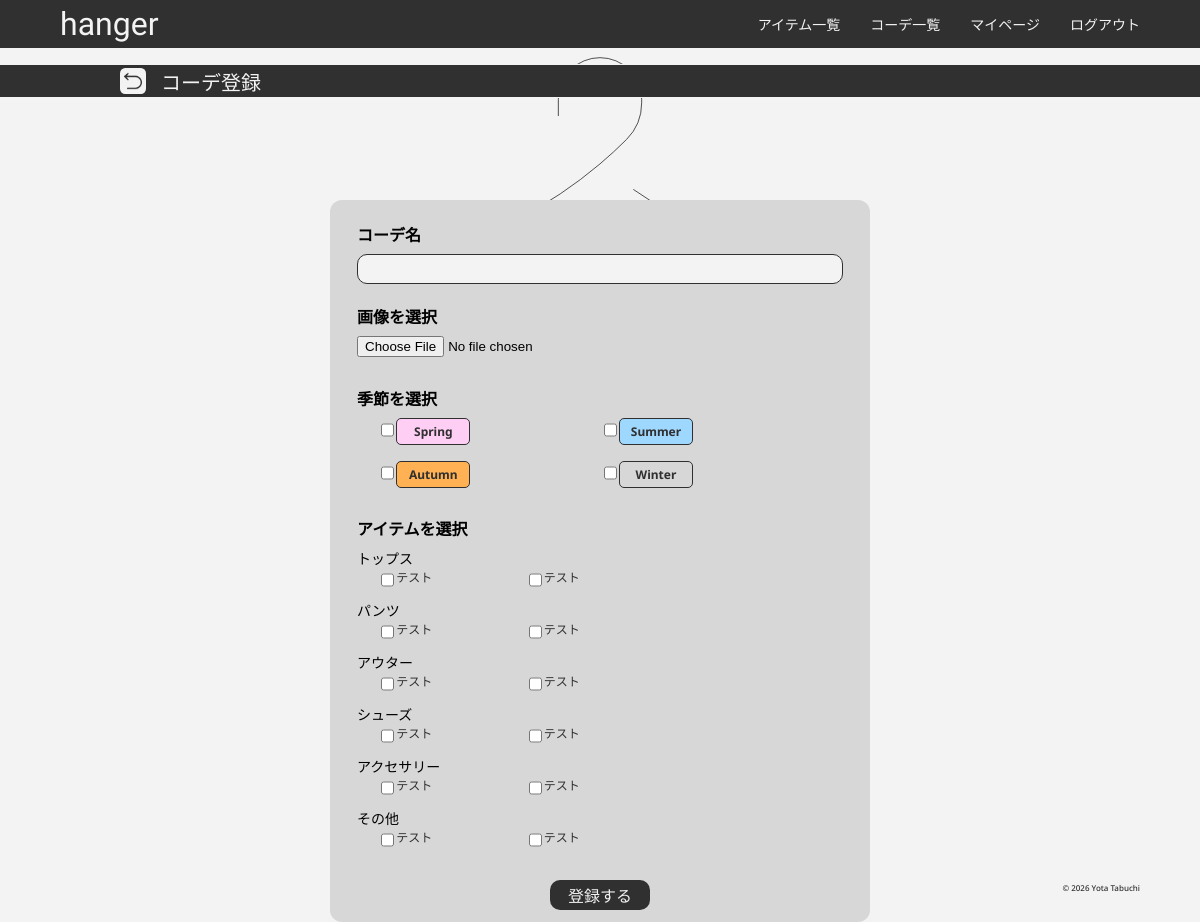
/outfit/create/ (signed in), run on an earlier commit of the app's database.
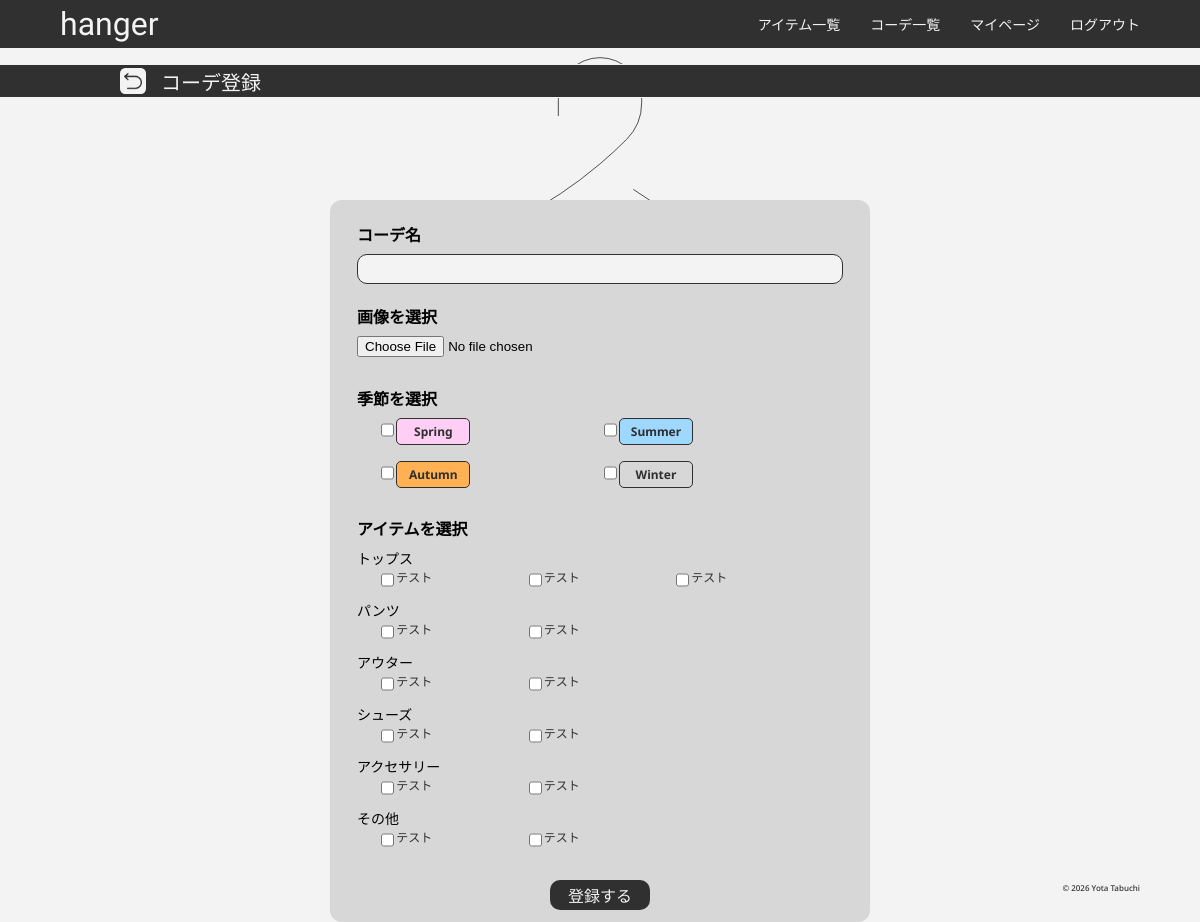
And on a later commit of the database.
### hanger/models.py (models this page shows)
class Item(models.Model):   #アイテム
    name = models.CharField(max_length=100)
    brand = models.CharField(max_length=100, null=True)
    thumbnail = models.ImageField(null=True, blank=True)
    category = models.CharField(
        max_length=100,
        choices = CATEGORY
    )
    user = models.ForeignKey('auth.user', on_delete=models.CASCADE)
    def __str__(self):
        return self.name

### hanger/views.py (the view, shortened to what this page needs)
# urls.py: path('outfit/create/', views.CreateOutfitView.as_view(), name='create-outfit'),
class CreateOutfitView(LoginRequiredMixin, CreateView):    #コーデ登録
    template_name = 'hanger/outfit_create.html'
    model = Outfit
    form_class = OutfitForm
    success_url = reverse_lazy('list-outfit')
    def get_form_kwargs(self):
        kwargs = super().get_form_kwargs()
        kwargs['user'] = self.request.user
        return kwargs

### hanger/models.py (called while the page is built)
    def __str__(self):
        return self.name

### hanger/templates/hanger/outfit_create.html (shortened to what this page needs)
{% extends 'header_and_back.html' %}
{% load static %}
{% block nav %}
<nav>
    <ul>
        <li><a href="{% url 'list-item' %}" class="color-light">アイテム一覧</a></li>
        <li><a href="{% url 'list-outfit' %}" class="color-light">コーデ一覧</a></li>
        <li><a href="" class="color-light">マイページ</a></li>
        <li><a href="{% url 'accounts:logout' %}" class="color-light">ログアウト</a></li>
    </ul>
</nav>
{% endblock %}
{% block page-title %}
<div class="detail-create-title-bar-items">
    <a class="return-search-box" href="{% url 'list-outfit' %}">
        <img class="return-search-img" src="{% static 'hanger/img/icon-park-outline--return.png' %}">
    </a>
    <h2 class="page-title">コーデ登録</h2>
</div>
{% endblock %}
{% block content_child %}
<div class="item-detail-content">
    <div class="item-detail-items background-grey">
        <form method="post" enctype="multipart/form-data">
            <div class="form-items">
                <h3>コーデ名</h3>
                <input name="name" class="border-dark background-light">
            </div>
            <div class="form-items">
                <h3>画像を選択</h3>
                <input type="file" name="thumbnail" id="form-file">
            </div>
            <div class="form-items">
                <h3>季節を選択</h3>
                <div class="checkbox-season-content">
                    {% for checkbox in form.seasons %}
                    <div class="checkbox-items">
                        {{ checkbox.tag }}
                        {% if checkbox.choice_label == 'Spring' %}
                        <div class="background-spring create-season-title-box border-dark bw-1">
                            <label for="{{ checkbox.id_for_label }}" class="create-season-name color-dark">
                                {{ checkbox.choice_label }}
                            </label>
                        </div>
                        {% elif checkbox.choice_label == 'Summer' %}
                        <div class="background-summer create-season-title-box border-dark bw-1">
                            <label for="{{ checkbox.id_for_label }}" class="create-season-name color-dark">
                                {{ checkbox.choice_label }}
                            </label>
                        </div>
                        {% elif checkbox.choice_label == 'Autumn' %}
                        <div class="background-autumn create-season-title-box border-dark bw-1">
                            <label for="{{ checkbox.id_for_label }}" class="create-season-name color-dark">
                                {{ checkbox.choice_label }}
                            </label>
                        </div>
                        {% elif checkbox.choice_label == 'Winter' %}
                        <div class="background-winter create-season-title-box border-dark bw-1">
                            <label for="{{ checkbox.id_for_label }}" class="create-season-name color-dark">
                                {{ checkbox.choice_label }}
                            </label>
                        </div>
                        {% endif %}
                    </div>
                    {% endfor %}
                </div>
            </div>
            <div class="form-items">
                <h3>アイテムを選択</h3>
                {% for category, options, index in form.item_groups %}
                    <h4>{{ category }}</h4>
                    <div class="checkbox-item-content">
                        {% for option in options %}
                            <div class="checkbox-items">
                                {% include "django/forms/widgets/input.html" with widget=option %}
                                <label for="{{ option.attrs.id }}" class="checkbox-item-name color-dark">
                                    {{ option.label }}
                                </label>
                            </div>
                        {% endfor %}
                    </div>
                {% endfor %}
            </div>
            <button type="submit" class="form-button background-dark color-light">登録する</button>
        </form>
    </div>
</div>
{% endblock %}

What changed in the data, as far as the page shows it:
added Item: label "テスト"
